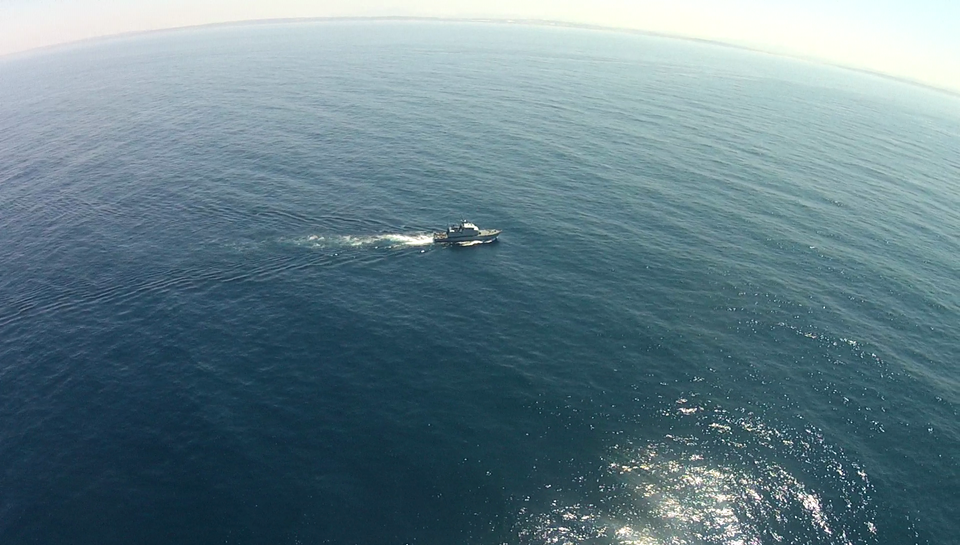
#> input picture 03_Implementacao/images/seagull_database_vis001_small.png, 960 x 545 px, found by its file name
$ python sea_classification.py   (Python 2 division)   (older library calls are emulated)
#> lines starting #> are read from the running program, lines starting #| are printed output that depends on the picture
# -*- coding: utf-8 -*-
"""
Created on Sun May 06 19:47:12 2018

@author: Michael
"""

import cv2 as cv
import numpy as np
import matplotlib.pyplot as plt
import matplotlib.mlab as mlab
import math

from skimage.feature import greycomatrix, greycoprops
from skimage import data
from sklearn.metrics.cluster import entropy

from mpl_toolkits.mplot3d import Axes3D

from sklearn.svm import SVC

import cPickle as pickle
import os

from numpy import linalg as LA

def blocos_16_16(image,windowsize_r,windowsize_c):

	original_height = image.shape[0]
	original_width = image.shape[1]

	window = np.zeros((original_width/windowsize_c*original_height/windowsize_r,windowsize_r,windowsize_c))

	k = 0
	for r in range(0,image.shape[0] , windowsize_r):
	    for c in range(0,image.shape[1], windowsize_c):
	    	# print r,c
	        window[k] = image[r:r+windowsize_r,c:c+windowsize_c]
	        k+=1
	return np.uint8(window)

def features_extraction(window,window2,window3, n_features):

	features = np.zeros((window.shape[0], n_features))

	for bloco in range(len(window)):

		glcm = greycomatrix(window[bloco], [1], [0, np.pi/2, np.pi, 3*np.pi/2], symmetric=True, normed=True)
		contrast = greycoprops(glcm, 'contrast')[0, 0]
		desvio_padrao_a = np.std(window2[bloco])
		desvio_padrao_b = np.std(window3[bloco])
		media = np.mean(window2[bloco])

		if(n_features==1):
			features[bloco][0] = contrast
		elif (n_features==2):
			features[bloco][0] = contrast
			features[bloco][1] = desvio_padrao_a
		elif (n_features==3):
			features[bloco][0] = contrast
			features[bloco][1] = desvio_padrao_a
			features[bloco][2] = desvio_padrao_b

	return features

# [97 lines left out: functions features_filter, reconstruct_GT_aux, invers_blocos_16x16, show_features_1d, show_features_1d, show_features_2d and 2 more, not called in this run]

def size_block(img):

	img_height = img.shape[0]
	img_width = img.shape[1]


	r = 0
	c = 0
	dimensoes = [14,15,16]

	r = [dimensao for dimensao in dimensoes if img_height%dimensao == 0]
	c = [dimensao for dimensao in dimensoes if img_width%dimensao == 0]


	return r[-1],c[-1]

def read_file(path):

	file_read = open(path,"rb")
	example_dict = pickle.load(file_read)
	file_read.close()

	return example_dict

# [33 lines left out: functions write_file, read_or_write_pickle, classificator_train, not called in this run]

def classificator_test(classificator,features):

	return classificator.predict(features)


if __name__=="__main__":

	plt.clf()

	img = cv.imread("images/seagull_database_vis001_small.png")
#> img is the input picture: shape (545, 960, 3); mean B, G, R 135.5, 125.7, 99.5


	res = cv.resize(img,None,fx=0.5, fy=0.5, interpolation = cv.INTER_CUBIC)


	gray = cv.cvtColor(res,cv.COLOR_BGR2GRAY)
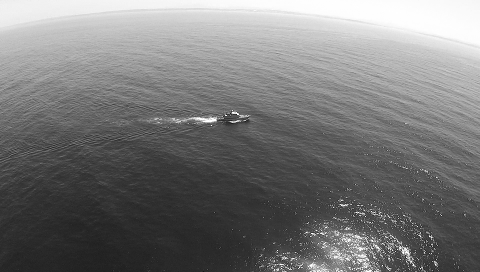
#> gray: shape (272, 480); min 19, max 255, mean 119.1
	lab = cv.cvtColor(res,cv.COLOR_BGR2LAB)
#> lab: shape (272, 480, 3); mean of channels 0, 1, 2 127.8, 121.6, 119.3


	windowsize_r = size_block(res)[0]
#> windowsize_r = 16
	windowsize_c = size_block(res)[1]
#> windowsize_c = 16


	window = blocos_16_16(gray,windowsize_r,windowsize_c)
#> after the loop in blocos_16_16, `for r in range(0,image.shape[0] , windowsize_r):`: k = 510

	window_2 = blocos_16_16(lab[:,:,1],windowsize_r,windowsize_c)

	window_3 = blocos_16_16(lab[:,:,2],windowsize_r,windowsize_c)

	features = features_extraction(window,window_2,window_3,1)
#> the loop in features_extraction, `for bloco in range(len(window)): ` made 510 passes
#> (contrast, desvio_padrao_a, desvio_padrao_b, media) on passes 1 to 3: (1.54, 1.07, 1.44, 127.6), (1.06, 1.13, 1.28, 127.8), (0.533, 0.894, 1.1, 128.3)
#> after the loop in features_extraction, `for bloco in range(len(window)):`: features = 510 values, max 4662.8 at index 474, min 0.204 at index 24, mean 201.9
	# [15 lines of commented-out code are left out]


	dic = read_file("features_train.pickle")
#> (reads features_train.pickle from the repository)
#> (the run stopped early here; a loop or call above may not have finished)
